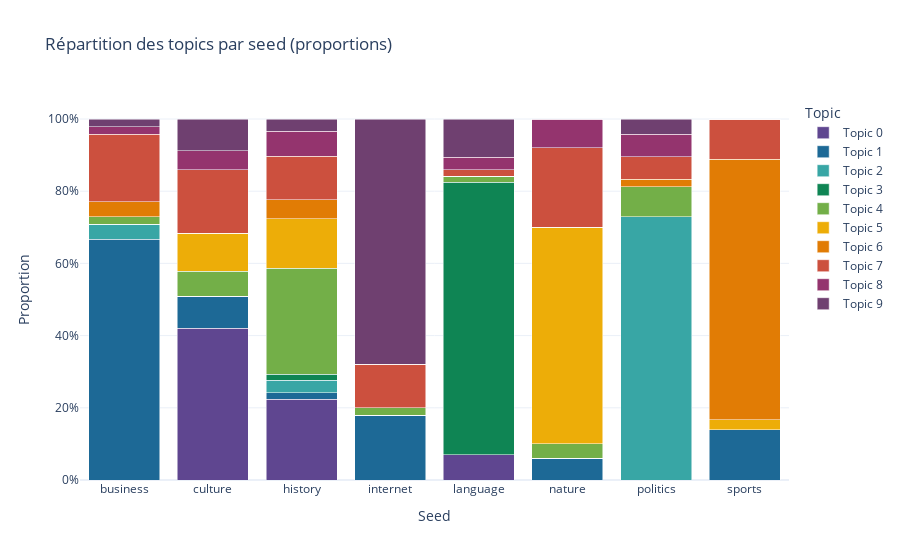

Here is the notebook cell this chart was saved with:
### Code cell
df_percent = df_pivot.div(df_pivot.sum(axis=1), axis=0)
df_percent = df_percent.reset_index()

df_melted = df_percent.melt(id_vars='Seed', var_name='Topic', value_name='Proportion')

fig = px.bar(
    df_melted,
    x="Seed",
    y="Proportion",
    color="Topic",
    barmode="stack",
    title="Répartition des topics par seed (proportions)",
    color_discrete_sequence=px.colors.qualitative.Prism
)

fig.update_layout(
    xaxis_title="Seed",
    yaxis_title="Proportion",
    legend_title="Topic",
    yaxis_tickformat=".0%",
    template="plotly_white"
)

fig.show()

### Figure 1 — Plotly figure (JSON) as saved in the notebook; plotly's stock layout.template omitted (floating-point values rounded to 4 significant figures)
{"data": [{"hovertemplate": "Topic=Topic 0<br>Seed=%{x}<br>Proportion=%{y}<extra></extra>", "legendgroup": "Topic 0", "marker": {"color": "rgb(95, 70, 144)", "pattern": {"shape": ""}}, "name": "Topic 0", "orientation": "v", "showlegend": true, "textposition": "auto", "type": "bar", "x": ["business", "culture", "history", "internet", "language", "nature", "politics", "sports"], "xaxis": "x", "y": [0.0, 0.4211, 0.2241, 0.0, 0.07018, 0.0, 0.0, 0.0], "yaxis": "y"}, {"hovertemplate": "Topic=Topic 1<br>Seed=%{x}<br>Proportion=%{y}<extra></extra>", "legendgroup": "Topic 1", "marker": {"color": "rgb(29, 105, 150)", "pattern": {"shape": ""}}, "name": "Topic 1", "orientation": "v", "showlegend": true, "textposition": "auto", "type": "bar", "x": ["business", "culture", "history", "internet", "language", "nature", "politics", "sports"], "xaxis": "x", "y": [0.6667, 0.08772, 0.01724, 0.18, 0.0, 0.06, 0.0, 0.1389], "yaxis": "y"}, {"hovertemplate": "Topic=Topic 2<br>Seed=%{x}<br>Proportion=%{y}<extra></extra>", "legendgroup": "Topic 2", "marker": {"color": "rgb(56, 166, 165)", "pattern": {"shape": ""}}, "name": "Topic 2", "orientation": "v", "showlegend": true, "textposition": "auto", "type": "bar", "x": ["business", "culture", "history", "internet", "language", "nature", "politics", "sports"], "xaxis": "x", "y": [0.04167, 0.0, 0.03448, 0.0, 0.0, 0.0, 0.7292, 0.0], "yaxis": "y"}, {"hovertemplate": "Topic=Topic 3<br>Seed=%{x}<br>Proportion=%{y}<extra></extra>", "legendgroup": "Topic 3", "marker": {"color": "rgb(15, 133, 84)", "pattern": {"shape": ""}}, "name": "Topic 3", "orientation": "v", "showlegend": true, "textposition": "auto", "type": "bar", "x": ["business", "culture", "history", "internet", "language", "nature", "politics", "sports"], "xaxis": "x", "y": [0.0, 0.0, 0.01724, 0.0, 0.7544, 0.0, 0.0, 0.0], "yaxis": "y"}, {"hovertemplate": "Topic=Topic 4<br>Seed=%{x}<br>Proportion=%{y}<extra></extra>", "legendgroup": "Topic 4", "marker": {"color": "rgb(115, 175, 72)", "pattern": {"shape": ""}}, "name": "Topic 4", "orientation": "v", "showlegend": true, "textposition": "auto", "type": "bar", "x": ["business", "culture", "history", "internet", "language", "nature", "politics", "sports"], "xaxis": "x", "y": [0.02083, 0.07018, 0.2931, 0.02, 0.01754, 0.04, 0.08333, 0.0], "yaxis": "y"}, {"hovertemplate": "Topic=Topic 5<br>Seed=%{x}<br>Proportion=%{y}<extra></extra>", "legendgroup": "Topic 5", "marker": {"color": "rgb(237, 173, 8)", "pattern": {"shape": ""}}, "name": "Topic 5", "orientation": "v", "showlegend": true, "textposition": "auto", "type": "bar", "x": ["business", "culture", "history", "internet", "language", "nature", "politics", "sports"], "xaxis": "x", "y": [0.0, 0.1053, 0.1379, 0.0, 0.0, 0.6, 0.0, 0.02778], "yaxis": "y"}, {"hovertemplate": "Topic=Topic 6<br>Seed=%{x}<br>Proportion=%{y}<extra></extra>", "legendgroup": "Topic 6", "marker": {"color": "rgb(225, 124, 5)", "pattern": {"shape": ""}}, "name": "Topic 6", "orientation": "v", "showlegend": true, "textposition": "auto", "type": "bar", "x": ["business", "culture", "history", "internet", "language", "nature", "politics", "sports"], "xaxis": "x", "y": [0.04167, 0.0, 0.05172, 0.0, 0.0, 0.0, 0.02083, 0.7222], "yaxis": "y"}, {"hovertemplate": "Topic=Topic 7<br>Seed=%{x}<br>Proportion=%{y}<extra></extra>", "legendgroup": "Topic 7", "marker": {"color": "rgb(204, 80, 62)", "pattern": {"shape": ""}}, "name": "Topic 7", "orientation": "v", "showlegend": true, "textposition": "auto", "type": "bar", "x": ["business", "culture", "history", "internet", "language", "nature", "politics", "sports"], "xaxis": "x", "y": [0.1875, 0.1754, 0.1207, 0.12, 0.01754, 0.22, 0.0625, 0.1111], "yaxis": "y"}, {"hovertemplate": "Topic=Topic 8<br>Seed=%{x}<br>Proportion=%{y}<extra></extra>", "legendgroup": "Topic 8", "marker": {"color": "rgb(148, 52, 110)", "pattern": {"shape": ""}}, "name": "Topic 8", "orientation": "v", "showlegend": true, "textposition": "auto", "type": "bar", "x": ["business", "culture", "history", "internet", "language", "nature", "politics", "sports"], "xaxis": "x", "y": [0.02083, 0.05263, 0.06897, 0.0, 0.03509, 0.08, 0.0625, 0.0], "yaxis": "y"}, {"hovertemplate": "Topic=Topic 9<br>Seed=%{x}<br>Proportion=%{y}<extra></extra>", "legendgroup": "Topic 9", "marker": {"color": "rgb(111, 64, 112)", "pattern": {"shape": ""}}, "name": "Topic 9", "orientation": "v", "showlegend": true, "textposition": "auto", "type": "bar", "x": ["business", "culture", "history", "internet", "language", "nature", "politics", "sports"], "xaxis": "x", "y": [0.02083, 0.08772, 0.03448, 0.68, 0.1053, 0.0, 0.04167, 0.0], "yaxis": "y"}], "layout": {"barmode": "stack", "legend": {"title": {"text": "Topic"}, "tracegroupgap": 0}, "title": {"text": "Répartition des topics par seed (proportions)"}, "xaxis": {"anchor": "y", "domain": [0, 1], "title": {"text": "Seed"}}, "yaxis": {"anchor": "x", "domain": [0, 1], "tickformat": ".0%", "title": {"text": "Proportion"}}}}
